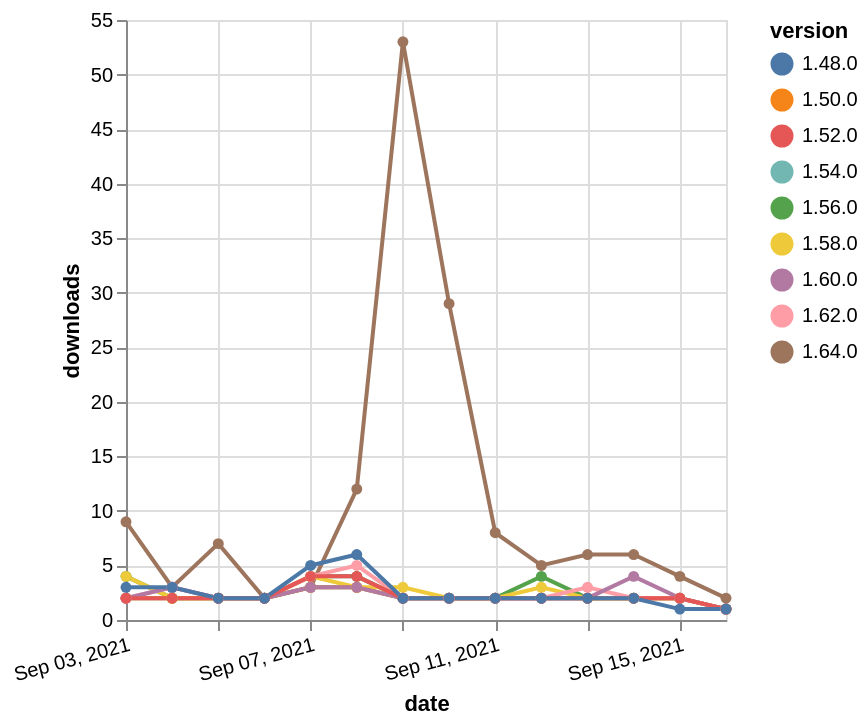

Here is the Vega-Lite specification saved for this chart:
### Vega-Lite specification from a JSON file in a GitHub repository (floating-point values rounded to 4 significant figures)
{"$schema": "https://vega.github.io/schema/vega-lite/v5.json", "description": "A simple bar chart with embedded data.", "data": {"values": [{"date": "2021-09-03", "total": 2515, "delta": 4, "version": "1.56.0"}, {"date": "2021-09-04", "total": 2517, "delta": 2, "version": "1.56.0"}, {"date": "2021-09-05", "total": 2519, "delta": 2, "version": "1.56.0"}, {"date": "2021-09-06", "total": 2521, "delta": 2, "version": "1.56.0"}, {"date": "2021-09-07", "total": 2525, "delta": 4, "version": "1.56.0"}, {"date": "2021-09-08", "total": 2529, "delta": 4, "version": "1.56.0"}, {"date": "2021-09-09", "total": 2531, "delta": 2, "version": "1.56.0"}, {"date": "2021-09-10", "total": 2533, "delta": 2, "version": "1.56.0"}, {"date": "2021-09-11", "total": 2535, "delta": 2, "version": "1.56.0"}, {"date": "2021-09-12", "total": 2539, "delta": 4, "version": "1.56.0"}, {"date": "2021-09-13", "total": 2541, "delta": 2, "version": "1.56.0"}, {"date": "2021-09-14", "total": 2543, "delta": 2, "version": "1.56.0"}, {"date": "2021-09-15", "total": 2545, "delta": 2, "version": "1.56.0"}, {"date": "2021-09-16", "total": 2546, "delta": 1, "version": "1.56.0"}, {"date": "2021-09-03", "total": 630, "delta": 9, "version": "1.64.0"}, {"date": "2021-09-04", "total": 633, "delta": 3, "version": "1.64.0"}, {"date": "2021-09-05", "total": 640, "delta": 7, "version": "1.64.0"}, {"date": "2021-09-06", "total": 642, "delta": 2, "version": "1.64.0"}, {"date": "2021-09-07", "total": 645, "delta": 3, "version": "1.64.0"}, {"date": "2021-09-08", "total": 657, "delta": 12, "version": "1.64.0"}, {"date": "2021-09-09", "total": 710, "delta": 53, "version": "1.64.0"}, {"date": "2021-09-10", "total": 739, "delta": 29, "version": "1.64.0"}, {"date": "2021-09-11", "total": 747, "delta": 8, "version": "1.64.0"}, {"date": "2021-09-12", "total": 752, "delta": 5, "version": "1.64.0"}, {"date": "2021-09-13", "total": 758, "delta": 6, "version": "1.64.0"}, {"date": "2021-09-14", "total": 764, "delta": 6, "version": "1.64.0"}, {"date": "2021-09-15", "total": 768, "delta": 4, "version": "1.64.0"}, {"date": "2021-09-16", "total": 770, "delta": 2, "version": "1.64.0"}, {"date": "2021-09-03", "total": 2812, "delta": 2, "version": "1.54.0"}, {"date": "2021-09-04", "total": 2814, "delta": 2, "version": "1.54.0"}, {"date": "2021-09-05", "total": 2816, "delta": 2, "version": "1.54.0"}, {"date": "2021-09-06", "total": 2818, "delta": 2, "version": "1.54.0"}, {"date": "2021-09-07", "total": 2821, "delta": 3, "version": "1.54.0"}, {"date": "2021-09-08", "total": 2824, "delta": 3, "version": "1.54.0"}, {"date": "2021-09-09", "total": 2826, "delta": 2, "version": "1.54.0"}, {"date": "2021-09-10", "total": 2828, "delta": 2, "version": "1.54.0"}, {"date": "2021-09-11", "total": 2830, "delta": 2, "version": "1.54.0"}, {"date": "2021-09-12", "total": 2832, "delta": 2, "version": "1.54.0"}, {"date": "2021-09-13", "total": 2834, "delta": 2, "version": "1.54.0"}, {"date": "2021-09-14", "total": 2836, "delta": 2, "version": "1.54.0"}, {"date": "2021-09-15", "total": 2838, "delta": 2, "version": "1.54.0"}, {"date": "2021-09-16", "total": 2839, "delta": 1, "version": "1.54.0"}, {"date": "2021-09-03", "total": 1852, "delta": 4, "version": "1.58.0"}, {"date": "2021-09-04", "total": 1854, "delta": 2, "version": "1.58.0"}, {"date": "2021-09-05", "total": 1856, "delta": 2, "version": "1.58.0"}, {"date": "2021-09-06", "total": 1858, "delta": 2, "version": "1.58.0"}, {"date": "2021-09-07", "total": 1862, "delta": 4, "version": "1.58.0"}, {"date": "2021-09-08", "total": 1865, "delta": 3, "version": "1.58.0"}, {"date": "2021-09-09", "total": 1868, "delta": 3, "version": "1.58.0"}, {"date": "2021-09-10", "total": 1870, "delta": 2, "version": "1.58.0"}, {"date": "2021-09-11", "total": 1872, "delta": 2, "version": "1.58.0"}, {"date": "2021-09-12", "total": 1875, "delta": 3, "version": "1.58.0"}, {"date": "2021-09-13", "total": 1877, "delta": 2, "version": "1.58.0"}, {"date": "2021-09-14", "total": 1879, "delta": 2, "version": "1.58.0"}, {"date": "2021-09-15", "total": 1881, "delta": 2, "version": "1.58.0"}, {"date": "2021-09-16", "total": 1882, "delta": 1, "version": "1.58.0"}, {"date": "2021-09-03", "total": 2867, "delta": 2, "version": "1.50.0"}, {"date": "2021-09-04", "total": 2869, "delta": 2, "version": "1.50.0"}, {"date": "2021-09-05", "total": 2871, "delta": 2, "version": "1.50.0"}, {"date": "2021-09-06", "total": 2873, "delta": 2, "version": "1.50.0"}, {"date": "2021-09-07", "total": 2876, "delta": 3, "version": "1.50.0"}, {"date": "2021-09-08", "total": 2879, "delta": 3, "version": "1.50.0"}, {"date": "2021-09-09", "total": 2881, "delta": 2, "version": "1.50.0"}, {"date": "2021-09-10", "total": 2883, "delta": 2, "version": "1.50.0"}, {"date": "2021-09-11", "total": 2885, "delta": 2, "version": "1.50.0"}, {"date": "2021-09-12", "total": 2887, "delta": 2, "version": "1.50.0"}, {"date": "2021-09-13", "total": 2889, "delta": 2, "version": "1.50.0"}, {"date": "2021-09-14", "total": 2891, "delta": 2, "version": "1.50.0"}, {"date": "2021-09-15", "total": 2893, "delta": 2, "version": "1.50.0"}, {"date": "2021-09-16", "total": 2894, "delta": 1, "version": "1.50.0"}, {"date": "2021-09-03", "total": 1595, "delta": 2, "version": "1.62.0"}, {"date": "2021-09-04", "total": 1598, "delta": 3, "version": "1.62.0"}, {"date": "2021-09-05", "total": 1600, "delta": 2, "version": "1.62.0"}, {"date": "2021-09-06", "total": 1602, "delta": 2, "version": "1.62.0"}, {"date": "2021-09-07", "total": 1606, "delta": 4, "version": "1.62.0"}, {"date": "2021-09-08", "total": 1611, "delta": 5, "version": "1.62.0"}, {"date": "2021-09-09", "total": 1613, "delta": 2, "version": "1.62.0"}, {"date": "2021-09-10", "total": 1615, "delta": 2, "version": "1.62.0"}, {"date": "2021-09-11", "total": 1617, "delta": 2, "version": "1.62.0"}, {"date": "2021-09-12", "total": 1619, "delta": 2, "version": "1.62.0"}, {"date": "2021-09-13", "total": 1622, "delta": 3, "version": "1.62.0"}, {"date": "2021-09-14", "total": 1624, "delta": 2, "version": "1.62.0"}, {"date": "2021-09-15", "total": 1626, "delta": 2, "version": "1.62.0"}, {"date": "2021-09-16", "total": 1627, "delta": 1, "version": "1.62.0"}, {"date": "2021-09-03", "total": 1245, "delta": 2, "version": "1.60.0"}, {"date": "2021-09-04", "total": 1248, "delta": 3, "version": "1.60.0"}, {"date": "2021-09-05", "total": 1250, "delta": 2, "version": "1.60.0"}, {"date": "2021-09-06", "total": 1252, "delta": 2, "version": "1.60.0"}, {"date": "2021-09-07", "total": 1255, "delta": 3, "version": "1.60.0"}, {"date": "2021-09-08", "total": 1258, "delta": 3, "version": "1.60.0"}, {"date": "2021-09-09", "total": 1260, "delta": 2, "version": "1.60.0"}, {"date": "2021-09-10", "total": 1262, "delta": 2, "version": "1.60.0"}, {"date": "2021-09-11", "total": 1264, "delta": 2, "version": "1.60.0"}, {"date": "2021-09-12", "total": 1266, "delta": 2, "version": "1.60.0"}, {"date": "2021-09-13", "total": 1268, "delta": 2, "version": "1.60.0"}, {"date": "2021-09-14", "total": 1272, "delta": 4, "version": "1.60.0"}, {"date": "2021-09-15", "total": 1274, "delta": 2, "version": "1.60.0"}, {"date": "2021-09-16", "total": 1275, "delta": 1, "version": "1.60.0"}, {"date": "2021-09-03", "total": 2711, "delta": 2, "version": "1.52.0"}, {"date": "2021-09-04", "total": 2713, "delta": 2, "version": "1.52.0"}, {"date": "2021-09-05", "total": 2715, "delta": 2, "version": "1.52.0"}, {"date": "2021-09-06", "total": 2717, "delta": 2, "version": "1.52.0"}, {"date": "2021-09-07", "total": 2721, "delta": 4, "version": "1.52.0"}, {"date": "2021-09-08", "total": 2725, "delta": 4, "version": "1.52.0"}, {"date": "2021-09-09", "total": 2727, "delta": 2, "version": "1.52.0"}, {"date": "2021-09-10", "total": 2729, "delta": 2, "version": "1.52.0"}, {"date": "2021-09-11", "total": 2731, "delta": 2, "version": "1.52.0"}, {"date": "2021-09-12", "total": 2733, "delta": 2, "version": "1.52.0"}, {"date": "2021-09-13", "total": 2735, "delta": 2, "version": "1.52.0"}, {"date": "2021-09-14", "total": 2737, "delta": 2, "version": "1.52.0"}, {"date": "2021-09-15", "total": 2739, "delta": 2, "version": "1.52.0"}, {"date": "2021-09-16", "total": 2740, "delta": 1, "version": "1.52.0"}, {"date": "2021-09-03", "total": 4492, "delta": 3, "version": "1.48.0"}, {"date": "2021-09-04", "total": 4495, "delta": 3, "version": "1.48.0"}, {"date": "2021-09-05", "total": 4497, "delta": 2, "version": "1.48.0"}, {"date": "2021-09-06", "total": 4499, "delta": 2, "version": "1.48.0"}, {"date": "2021-09-07", "total": 4504, "delta": 5, "version": "1.48.0"}, {"date": "2021-09-08", "total": 4510, "delta": 6, "version": "1.48.0"}, {"date": "2021-09-09", "total": 4512, "delta": 2, "version": "1.48.0"}, {"date": "2021-09-10", "total": 4514, "delta": 2, "version": "1.48.0"}, {"date": "2021-09-11", "total": 4516, "delta": 2, "version": "1.48.0"}, {"date": "2021-09-12", "total": 4518, "delta": 2, "version": "1.48.0"}, {"date": "2021-09-13", "total": 4520, "delta": 2, "version": "1.48.0"}, {"date": "2021-09-14", "total": 4522, "delta": 2, "version": "1.48.0"}, {"date": "2021-09-15", "total": 4523, "delta": 1, "version": "1.48.0"}, {"date": "2021-09-16", "total": 4524, "delta": 1, "version": "1.48.0"}]}, "width": "container", "mark": {"type": "line", "point": {"filled": true}}, "encoding": {"x": {"field": "date", "type": "temporal", "timeUnit": "yearmonthdate", "title": "date", "axis": {"labelAngle": -15}}, "y": {"field": "delta", "type": "quantitative", "title": "downloads"}, "color": {"field": "version", "type": "nominal"}, "tooltip": {"field": "delta"}}}
